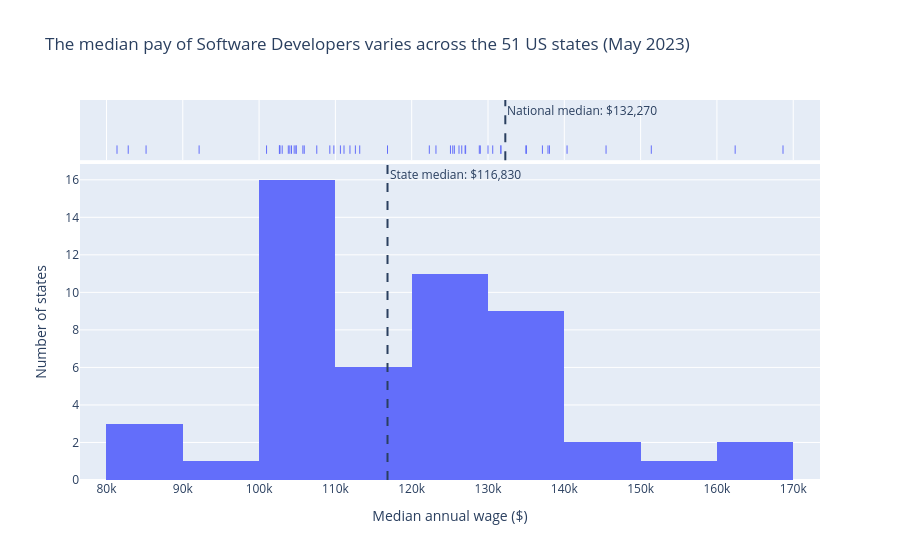

Source (notebook cell):
### Markdown cell above
<a id="11"></a>
## Visualisation 2 - Histogram
- **Objective:** Investigate how Software Developers median pay is distributed across the 51 states
- **Visualisation type:** The histogram to show how a numeric value (median pay) is distributed across the states showing how concentrated or spread out they are.

### Code cell
# Keep only the Software Developers rows for each state
software_states = state.loc[(state['OCC_TITLE'] == "Software Developers")]
# National median pay of Software Developers
national_median_software = national.loc[national['OCC_TITLE'] == "Software Developers", "A_MEDIAN"].iloc[0]
# Median of the 51 states medians
state_median_software = state.loc[state['OCC_TITLE'] == "Software Developers", "A_MEDIAN"].median()
# Histogram of the median pay with a rug plot on top
fig_hist = px.histogram(
    software_states,
    x = 'A_MEDIAN',
    nbins = 10,
    title = 'The median pay of Software Developers varies across the 51 US states (May 2023)',
    labels = {"A_MEDIAN" : "Median annual wage ($)", "count": "Number of states"},
    marginal="rug",
    hover_name="AREA_TITLE"
)
# Dashed lines for the national and state medians
fig_hist.add_vline(x=national_median_software, line_dash="dash", row=2, col=1,annotation_text=f"National median: ${national_median_software:,.0f}")
fig_hist.add_vline(x=state_median_software, line_dash="dash", row=1, col=1, annotation_text=f"State median: ${state_median_software:,.0f}")
# Rename the y axis
fig_hist.update_layout(yaxis_title="Number of states")
fig_hist.show()

### Figure 1 — Plotly figure (JSON) as saved in the notebook; plotly's stock layout.template omitted (floating-point values rounded to 4 significant figures)
{"data": [{"alignmentgroup": "True", "bingroup": "x", "hovertemplate": "Median annual wage ($)=%{x}<br>count=%{y}<extra></extra>", "legendgroup": "", "marker": {"color": "#636efa", "pattern": {"shape": ""}}, "name": "", "nbinsx": 10, "offsetgroup": "", "orientation": "v", "showlegend": false, "type": "histogram", "x": [102730, 151400, 123180, 92140, 168660, 134960, 125080, 131690, 140360, 122310, 127070, 104860, 102700, 126200, 105740, 105920, 104250, 103030, 104840, 113190, 138050, 137130, 103830, 125380, 85190, 104600, 109270, 109800, 125590, 128860, 131680, 126560, 145470, 130620, 100980, 107560, 104030, 130000, 111910, 128990, 111130, 82850, 110660, 127000, 116830, 112620, 135040, 162390, 81380, 102660, 137860], "xaxis": "x", "yaxis": "y"}, {"alignmentgroup": "True", "boxpoints": "all", "fillcolor": "rgba(255,255,255,0)", "hoveron": "points", "hovertemplate": "<b>%{hovertext}</b><br><br>Median annual wage ($)=%{x}<extra></extra>", "hovertext": ["Alabama", "Alaska", "Arizona", "Arkansas", "California", "Colorado", "Connecticut", "Delaware", "District of Columbia", "Florida", "Georgia", "Hawaii", "Idaho", "Illinois", "Indiana", "Iowa", "Kansas", "Kentucky", "Louisiana", "Maine", "Maryland", "Massachusetts", "Michigan", "Minnesota", "Mississippi", "Missouri", "Montana", "Nebraska", "Nevada", "New Hampshire", "New Jersey", "New Mexico", "New York", "North Carolina", "North Dakota", "Ohio", "Oklahoma", "Oregon", "Pennsylvania", "Rhode Island", "South Carolina", "South Dakota", "Tennessee", "Texas", "Utah", "Vermont", "Virginia", "Washington", "West Virginia", "Wisconsin", "Wyoming"], "jitter": 0, "legendgroup": "", "line": {"color": "rgba(255,255,255,0)"}, "marker": {"color": "#636efa", "symbol": "line-ns-open"}, "name": "", "offsetgroup": "", "showlegend": false, "type": "box", "x": [102730, 151400, 123180, 92140, 168660, 134960, 125080, 131690, 140360, 122310, 127070, 104860, 102700, 126200, 105740, 105920, 104250, 103030, 104840, 113190, 138050, 137130, 103830, 125380, 85190, 104600, 109270, 109800, 125590, 128860, 131680, 126560, 145470, 130620, 100980, 107560, 104030, 130000, 111910, 128990, 111130, 82850, 110660, 127000, 116830, 112620, 135040, 162390, 81380, 102660, 137860], "xaxis": "x2", "yaxis": "y2"}], "layout": {"annotations": [{"showarrow": false, "text": "National median: $132,270", "x": 132270, "xanchor": "left", "xref": "x2", "y": 1, "yanchor": "top", "yref": "y2 domain"}, {"showarrow": false, "text": "State median: $116,830", "x": 116830, "xanchor": "left", "xref": "x", "y": 1, "yanchor": "top", "yref": "y domain"}], "barmode": "relative", "legend": {"tracegroupgap": 0}, "shapes": [{"line": {"dash": "dash"}, "type": "line", "x0": 132270, "x1": 132270, "xref": "x2", "y0": 0, "y1": 1, "yref": "y2 domain"}, {"line": {"dash": "dash"}, "type": "line", "x0": 116830, "x1": 116830, "xref": "x", "y0": 0, "y1": 1, "yref": "y domain"}], "title": {"text": "The median pay of Software Developers varies across the 51 US states (May 2023)"}, "xaxis": {"anchor": "y", "domain": [0, 1], "title": {"text": "Median annual wage ($)"}}, "xaxis2": {"anchor": "y2", "domain": [0, 1], "matches": "x", "showgrid": true, "showticklabels": false}, "yaxis": {"anchor": "x", "domain": [0, 0.8316], "title": {"text": "Number of states"}}, "yaxis2": {"anchor": "x2", "domain": [0.8416, 1], "matches": "y2", "showgrid": false, "showline": false, "showticklabels": false, "ticks": ""}}}
